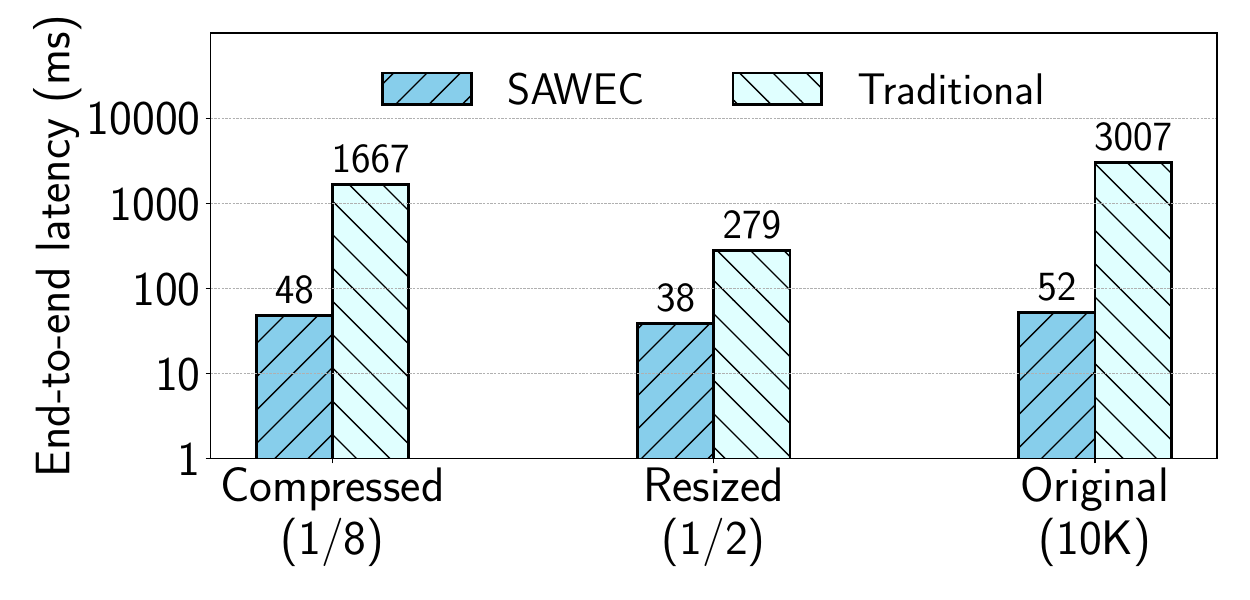

Python code for this plot:
# # Imports
#
# import matplotlib.pyplot as plt
# import numpy as np
# from matplotlib import colors as mcolors
# import matplotlib as mpl
#
# mpl.rcParams['font.serif'] = 'Palatino'
# mpl.rcParams['text.usetex'] = 'true'
# mpl.rcParams['text.latex.preamble'] = r'\usepackage{newtxmath}'
# mpl.rcParams['font.size'] = 22
# #mpl.rcParams['axes.prop_cycle'] = plt.cycler(color=plt.cm.Set3.colors)
#
#
# def add_labels(rects):
#     for rect in rects:
#         height = rect.get_height()
#         ax.annotate('{:.1f}'.format(height),
#                     xy=(rect.get_x() + rect.get_width() / 2, height),
#                     xytext=(0, 3),  # 3 points vertical offset
#                     textcoords="offset points",
#                     ha='center', va='bottom', fontsize=35)
#
#
#
# # Change Params Here:
#
# file_string = 'ane_ete_latency'
# rows_as_group = ['compressed\n(1/8)', 'Resized\n(1/2)', 'Original\n(10K)']
# columns_as_bars = ["SAMEC", "Traditional"]
#
#
#
#
#
# data_file = '../' + file_string + '.txt'
# fig_pdf_file = file_string + '.pdf'
# fig_eps_file = file_string + '.eps'
#
#
# data = np.loadtxt(data_file)
# data = data[:, :]
#
# column_1 = data[:, 3]
# column_2 = data[:, 7]
# print(column_1)
#
# x = np.arange(len(rows_as_group))
# width = 0.4
# fig, ax = plt.subplots()
# fig.set_figheight(5)
# fig.set_figwidth(10)
#
# rects1 = ax.bar(x - width, column_1, width, color='lavender', hatch='/', edgecolor="black", linewidth=2)
# rects2 = ax.bar(x, column_2, width, color='lightcyan', hatch=' \ ', edgecolor="black", linewidth=2)
#
# add_labels(rects1)
# add_labels(rects2)
#
#
# ax.set_ylabel('End-to-end\nlatency(ms)', fontsize=40)
# #ax.set_xlabel('Number of Subcarriers', fontsize=25)
# #ax.set_title('Scores by group and gender', fontsize= 25)
#
# ax.set_xticks(x)
# ax.set_xticklabels(rows_as_group, fontsize=40)
# ax.set_ylim(0, 3900)
# ax.set_yticks([0, 1000, 2000, 3000], [0, 1000, 2000, 3000], fontsize=35)
#
# ax.legend([rects1, rects2], columns_as_bars, loc='upper right', ncol=1, fontsize= 35)
#
#
#
#
# plt.grid(axis='y', linestyle='--', linewidth=0.5)
# plt.tight_layout()
#
# plt.savefig(fig_pdf_file, dpi=300, format='pdf')
# plt.savefig(fig_eps_file, dpi=300, format='eps')
#
# plt.show()
# print('1')


# Imports
import matplotlib.pyplot as plt
import numpy as np
from matplotlib import colors as mcolors
import matplotlib as mpl

mpl.rcParams['font.serif'] = 'Palatino'
mpl.rcParams['text.usetex'] = 'true'
mpl.rcParams['text.latex.preamble'] = r'\usepackage{newtxmath}'
mpl.rcParams['font.size'] = 22

def add_labels(rects):
    for rect in rects:
        height = rect.get_height()
        ax.annotate('{:.0f}'.format(height),
                    xy=(rect.get_x() + rect.get_width() / 2, height),
                    xytext=(0, 3),  # 3 points vertical offset
                    textcoords="offset points",
                    ha='center', va='bottom', fontsize=30)

# Change Params Here:
file_string = 'classroom_ete_latency'
rows_as_group = ['Compressed\n(1/8)', 'Resized\n(1/2)', 'Original\n(10K)']
columns_as_bars = ["SAWEC", "Traditional"]

data_file = '../' + file_string + '.txt'
fig_pdf_file = file_string + '.pdf'
fig_eps_file = file_string + '.eps'

data = np.loadtxt(data_file)
data = data[:, :]

column_1 = data[:, 3]
column_2 = data[:, 7]

x = np.arange(len(rows_as_group))
width = 0.2
fig, ax = plt.subplots()
fig.set_figheight(6)
fig.set_figwidth(12.5)

rects1 = ax.bar(x - width, column_1, width, align='edge', color='skyblue', hatch='/', edgecolor="black", linewidth=2)
rects2 = ax.bar(x, column_2, width, align='edge', color='lightcyan', hatch=' \ ', edgecolor="black", linewidth=2)

add_labels(rects1)
add_labels(rects2)

ax.set_ylabel('End-to-end latency (ms)', fontsize=35)
ax.set_xticks(x)
ax.set_xticklabels(rows_as_group, fontsize=35)
ax.set_ylim(1, 100000)  # Adjusted the lower limit to avoid issues with log scale
ax.set_yscale('log')  # Set y-axis to a logarithmic scale
ax.set_yticks([1, 10, 100, 1000, 10000], [1, 10, 100, 1000, 10000], fontsize=35)  # Adjusted the y-axis ticks for log scale

ax.legend([rects1, rects2], columns_as_bars, loc='upper center', ncol=2, fontsize=32, framealpha=0.0)

plt.grid(axis='y', linestyle='--', linewidth=0.5)
plt.tight_layout()

plt.savefig(fig_pdf_file, dpi=300, format='pdf')
plt.savefig(fig_eps_file, dpi=300, format='eps')

plt.show()
print('1')
